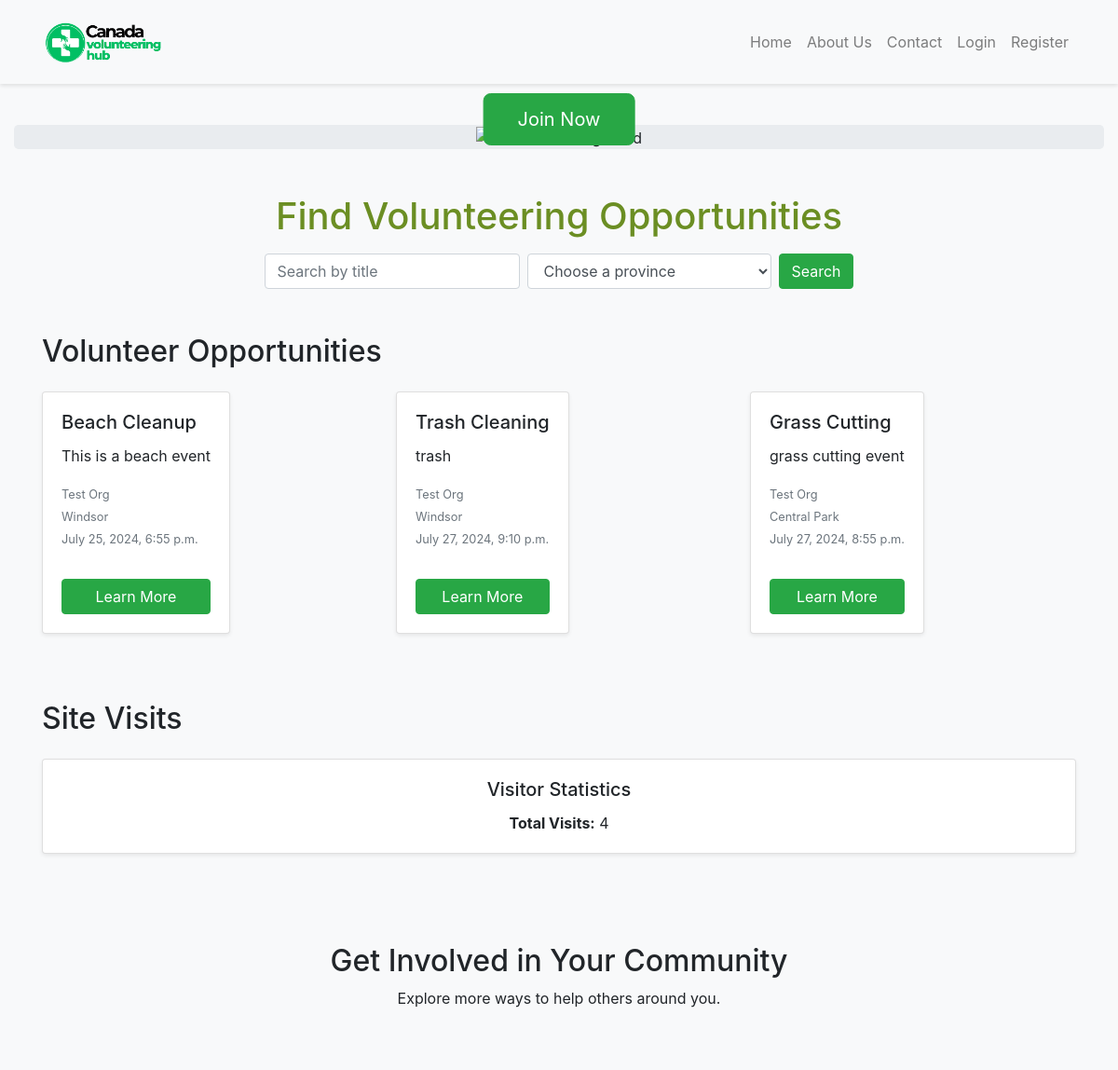
Before: / (upper part) with the older database file.
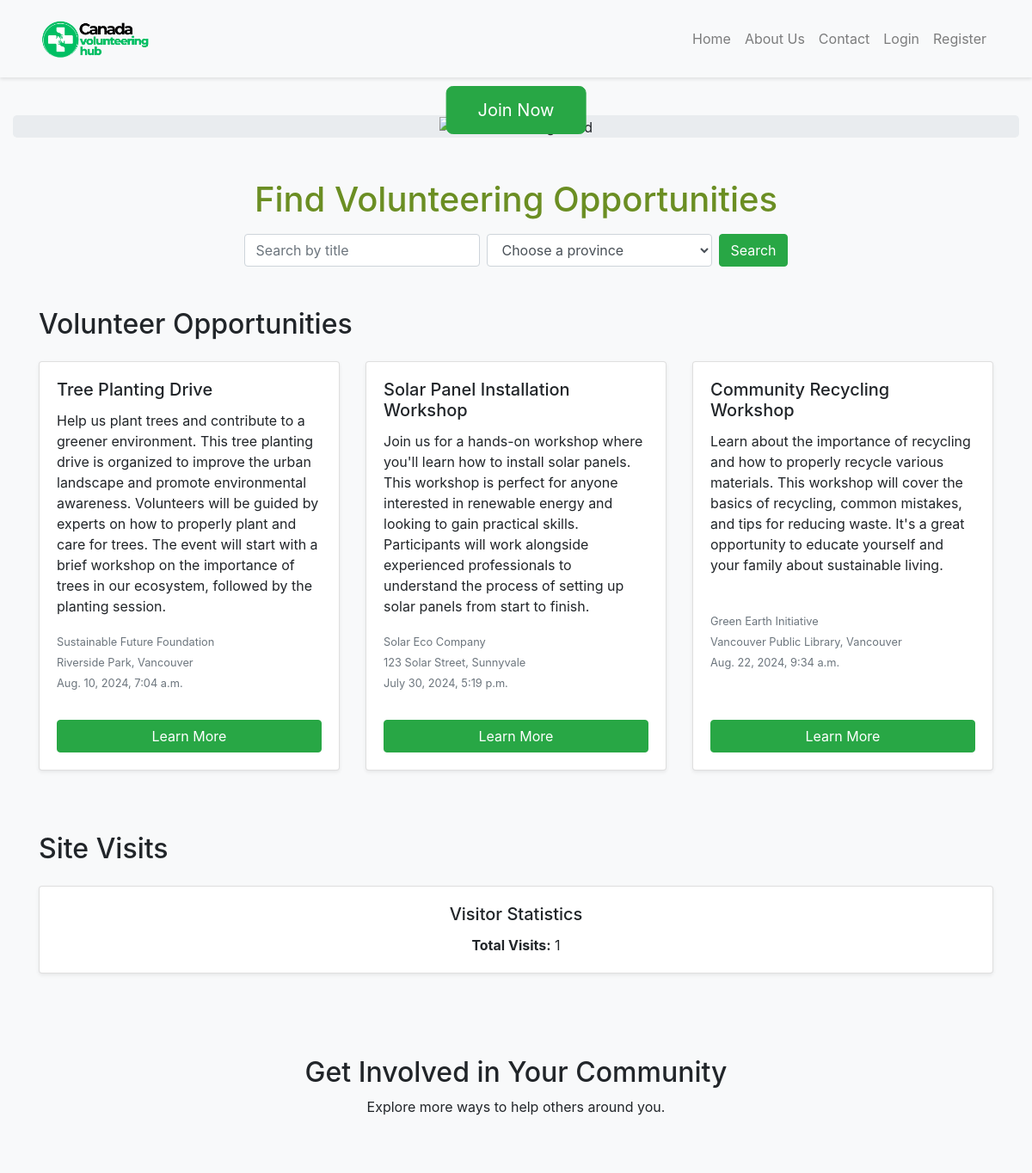
After: the same page with the newer database file.
### main/models.py (models this page shows, shortened)
class VolunteerOpportunity(models.Model):
    PROVINCE_CHOICES = (
        ('AB', 'Alberta'),
        ('BC', 'British Columbia'),
        ('MB', 'Manitoba'),
        ('NB', 'New Brunswick'),
        ('NL', 'Newfoundland and Labrador'),
        ('NS', 'Nova Scotia'),
        ('ON', 'Ontario'),
        ('PE', 'Prince Edward Island'),
        ('QC', 'Quebec'),
        ('SK', 'Saskatchewan'),
        ('NT', 'Northwest Territories'),
        ('NU', 'Nunavut'),
        ('YT', 'Yukon'),
    )
    title = models.CharField(max_length=200)
    description = models.TextField()
    date = models.DateTimeField()
    location = models.CharField(max_length=200)
    province = models.CharField(max_length=2, choices=PROVINCE_CHOICES, default='ON')
    additional_info = models.TextField(blank=True, null=True)
    image = models.ImageField(upload_to='opportunity_images/', blank=True, null=True)
    organization = models.ForeignKey(Organization, on_delete=models.CASCADE)
    participants = models.ManyToManyField(User, related_name='participated_opportunities')

class Organization(models.Model):
    user = models.OneToOneField(User, on_delete=models.CASCADE, related_name='organization')
    name = models.CharField(max_length=255)
    description = models.TextField()
    website = models.URLField(max_length=200, default='http://example.com')
    contact_email = models.EmailField()

### main/views.py (the view, shortened to what this page needs)
# urls.py: 2. Add a URL to urlpatterns:  path('', views.home, name='home')
def home(request):
    if not request.session.session_key:
        request.session.create()
    visits_today = request.session.get('visits_today', 0)
    last_visit_date = request.session.get('last_visit', None)
    if not last_visit_date or last_visit_date != str(datetime.date.today()):
        visits_today += 1
        request.session['visits_today'] = visits_today
        request.session['last_visit'] = str(datetime.date.today())
        total_visits = increment_visits()
    query = request.GET.get('q', '')
    province = request.GET.get('province', '')
    opportunities = VolunteerOpportunity.objects.all()
    if query:
        opportunities = opportunities.filter(title__icontains=query)
    if province:
        opportunities = opportunities.filter(province=province)
    return render(request, 'main/home.html', {
        'opportunities': opportunities,
        'PROVINCE_CHOICES': VolunteerOpportunity.PROVINCE_CHOICES,
        'total_visits': total_visits,
        'visits_today': visits_today
    })

### main/views.py (called while the page is built)
def increment_visits():
    if os.path.exists(visit_file_path):
        with open(visit_file_path, 'r') as file:
            total_visits = int(file.read())
    else:
        total_visits = 0
    total_visits += 1
    with open(visit_file_path, 'w') as file:
        file.write(str(total_visits))
    return total_visits

### main/templates/main/home.html (shortened to what this page needs)
{% extends 'main/base.html' %}
{% load static %}
{% block content %}
<div class="jumbotron jumbotron-fluid text-center" style="position: relative; margin-bottom: 0; padding: 0;">
    {% if not user.is_authenticated %}
    <a class="btn btn-primary btn-lg join-now-btn" href="{% url 'register' %}" role="button">Join Now</a>
    {% endif %}
</div>
<div class="container mt-5 mb-4 text-center">
    <h1 class="display-6">Find Volunteering Opportunities</h1>
    <form method="get" action="{% url 'home' %}" class="form-inline justify-content-center">
        <input type="text" name="q" class="form-control mr-2" placeholder="Search by title" value="{{ request.GET.q }}">
        <select name="province" class="form-control mr-2">
            <option value="">Choose a province</option>
        </select>
        <button type="submit" class="btn btn-primary">Search</button>
    </form>
</div>
<section class="container my-5">
    <h2 class="mb-4">Volunteer Opportunities</h2>
    <div class="row d-flex">
        {% for opportunity in opportunities %}
        <div class="col-md-4 d-flex align-items-stretch">
            <div class="card mb-4 shadow-sm">
                <div class="card-body d-flex flex-column">
                    <h5 class="card-title">{{ opportunity.title }}</h5>
                    <p class="card-text">{{ opportunity.description }}</p>
                    <p class="card-text mt-auto">
                        <small class="text-muted">{{ opportunity.organization.name }}</small><br>
                        <small class="text-muted">{{ opportunity.location }}</small><br>
                        <small class="text-muted">{{ opportunity.date }}</small>
                    </p>
                    <a href="{% url 'opportunity_detail' opportunity.pk %}" class="btn btn-primary mt-3">Learn More</a>
                </div>
            </div>
        </div>
        {% empty %}
        <p>No opportunities found.</p>
        {% endfor %}
    </div>
</section>
<section class="container my-5">
    <h2 class="mb-4">Site Visits</h2>
    <div class="card mb-4 shadow-sm">
        <div class="card-body text-center">
            <h5 class="card-title">Visitor Statistics</h5>
            <p class="card-text"><strong>Total Visits:</strong> {{ total_visits }}</p>
        </div>
    </div>
</section>
<section class="bg-light py-5">
    <div class="container text-center">
        <h2>Get Involved in Your Community</h2>
        <p>Explore more ways to help others around you.</p>
    </div>
</section>
{% endblock %}

### main/templates/main/base.html (shortened to what this page needs)
<!DOCTYPE html>
<html lang="en">
<head>
    {% load static %}
    <link href="https://maxcdn.bootstrapcdn.com/bootstrap/4.5.2/css/bootstrap.min.css" rel="stylesheet">
    <link rel="stylesheet" href="https://cdnjs.cloudflare.com/ajax/libs/font-awesome/5.15.3/css/all.min.css">
    <link rel="stylesheet" href="https://cdnjs.cloudflare.com/ajax/libs/font-awesome/6.0.0-beta3/css/all.min.css">
    <link rel="stylesheet" href="{% static 'css/styles.css' %}">
</head>
<body>
    <header class="navbar navbar-expand-lg navbar-light bg-light">
        <div class="container">
            <a class="navbar-brand" href="{% url 'home' %}">
                <img src="{% get_media_prefix %}AppLogoText.png" alt="Logo" style="height: 60px;">
            </a>
            <div class="collapse navbar-collapse" id="navbarNav">
                <ul class="navbar-nav ml-auto">
                    <li class="nav-item"><a class="nav-link" href="{% url 'home' %}">Home</a></li>
                    <li class="nav-item"><a class="nav-link" href="{% url 'about_us' %}">About Us</a></li>
                    <li class="nav-item"><a class="nav-link" href="{% url 'contact_us' %}">Contact</a></li>
                    {% if user.is_authenticated %}
                        {% if user.profile.is_organization %}
                            <li class="nav-item"><a class="nav-link" href="{% url 'organization_dashboard' %}">Dashboard</a></li>
                            <li class="nav-item"><a class="nav-link" href="{% url 'logout' %}">Logout</a></li>
                        {% else %}
                            <li class="nav-item"><a class="nav-link" href="{% url 'profile' %}">Profile</a></li>
                            <li class="nav-item"><a class="nav-link" href="{% url 'logout' %}">Logout</a></li>
                        {% endif %}
                    {% else %}
                        <li class="nav-item"><a class="nav-link" href="{% url 'login' %}">Login</a></li>
                        <li class="nav-item"><a class="nav-link" href="{% url 'register' %}">Register</a></li>
                    {% endif %}
                </ul>
            </div>
        </div>
    </header>
    <main role="main" class="container mt-4 main-content">
        {% block content %}{% endblock %}
    </main>
</body>
</html>

### main/static/css/styles.css (style rules this page uses)
body { background-color: #f8f9fa; height: 100%; margin: 0; display: flex; flex-direction: column; min-height: 100vh; }
.navbar { margin-bottom: 20px; padding: 10px 0; background-color: #4CAF50; color: white; box-shadow: 0 2px 4px rgba(0,0,0,0.1); }
.navbar, .page-footer { background-color: #007BFF; color: white; box-shadow: 0 2px 4px rgba(0,0,0,0.1); }
.navbar a, .page-footer a { color: white; }
.card-body { display: flex; flex-direction: column; border:none; }
.card-body .card-title { font-size: 1.25rem; margin-bottom: 0.75rem; }
.card-body .card-text { flex-grow: 1; }
.card-body .btn { margin-top: auto; }
.btn-primary { background-color: #28a745; border-color: #28a745; }
h1 { color: olivedrab; }
.jumbotron { position: relative; padding: 0; margin-bottom: 2rem; border-radius: 0.3rem; width: 100% !important; }
.jumbotron .join-now-btn { position: absolute; bottom: 15%; left: 50%; transform: translateX(-50%); z-index: 2; }
.btn-lg { padding: 0.75rem 2.25rem; font-size: 1.25rem; line-height: 1.5; border-radius: 0.5rem; }
main { margin-bottom: 40px; }
.main-content { flex: 1; min-height: 80vh; padding-bottom: 50px; position: relative; max-width: 100%; }
.form-inline { margin-top: 1rem; margin-bottom: 2rem; }

Changed rows visible on the page:
removed VolunteerOpportunity: title "Beach Cleanup", description "This is a beach event", organization.name "Test Org", location "Windsor", date "July 25, 2024, 6:55 p.m."
removed VolunteerOpportunity: title "Grass Cutting", description "grass cutting event", organization.name "Test Org", location "Central Park", date "July 27, 2024, 8:55 p.m."
changed VolunteerOpportunity: title "Trash Cleaning" → "Tree Planting Drive"; description "trash" → "Help us plant trees and contribute to a greener environment. This tree planting drive is organized to improve the urban landscape and promote environmental awareness. Volunteers will be guided by experts on how to properly plant and care for trees. The event will start with a brief workshop on the importance of trees in our ecosystem, followed by the planting session."; organization.name "Test Org" → "Sustainable Future Foundation"; location "Windsor" → "Riverside Park, Vancouver"; date "July 27, 2024, 9:10 p.m." → "Aug. 10, 2024, 7:04 a.m."
added VolunteerOpportunity: title "Solar Panel Installation Workshop", description "Join us for a hands-on workshop where you'll learn how to install solar panels. This workshop is perfect for anyone interested in renewable energy and looking to gain practical skills. Participants will work alongside experienced professionals to understand the process of setting up solar panels from start to finish.", organization.name "Solar Eco Company", location "123 Solar Street, Sunnyvale", date "July 30, 2024, 5:19 p.m."
added VolunteerOpportunity: title "Community Recycling Workshop", description "Learn about the importance of recycling and how to properly recycle various materials. This workshop will cover the basics of recycling, common mistakes, and tips for reducing waste. It's a great opportunity to educate yourself and your family about sustainable living.", organization.name "Green Earth Initiative", location "Vancouver Public Library, Vancouver", date "Aug. 22, 2024, 9:34 a.m."
Other visible differences:
{{ total_visits }}: "4" → "1"
